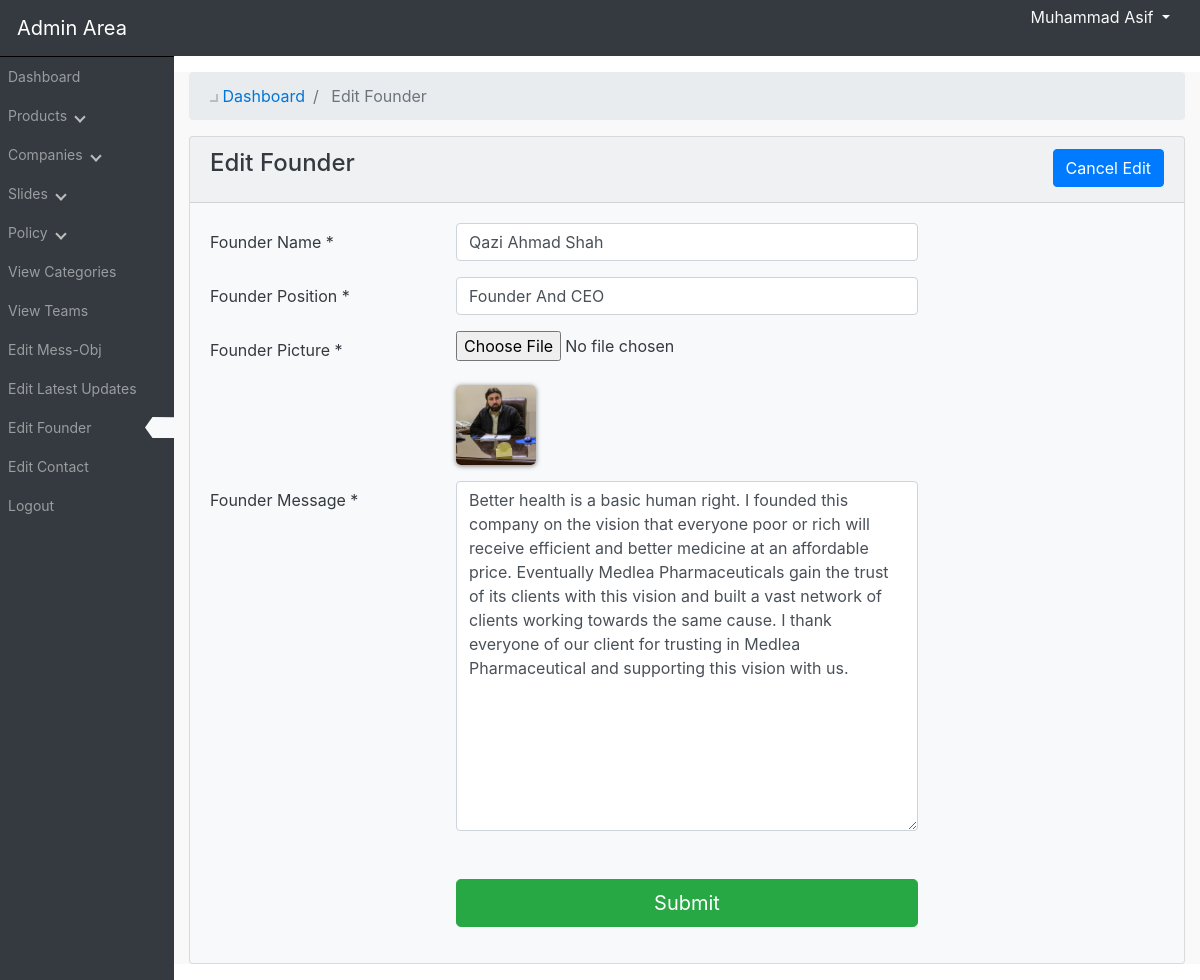
Screenshot of /admin_area/index.php?edit_founder (signed in) with the database file from the repository.
### tables this page shows
CREATE TABLE `founder` (
  `f_id` tinyint(3) UNSIGNED NOT NULL,
  `f_img` varchar(255) NOT NULL,
  `f_name` varchar(255) NOT NULL,
  `f_position` varchar(255) NOT NULL,
  `f_message` varchar(500) NOT NULL
);

### admin_area/edit_founder.php (the view, shortened to what this page needs)
<?php
	if (isset($_GET["edit_founder"]))
	{
		$get_founder = "SELECT * FROM founder";
		$run_edit = mysqli_query($con,$get_founder);
		$row_edit = mysqli_fetch_array($run_edit);
		$f_name = $row_edit["f_name"];
		$f_position = $row_edit["f_position"];
		$f_img = $row_edit["f_img"];
		$f_message = $row_edit["f_message"];
	}
?>
		<div class="row mt-5">
			<div class="col-lg-12">
				<ol class="breadcrumb">
					<li class="breadcrumb-item">
						<a href="index.php?dashboard" style="text-decoration: none;color: #0275d8;"><i class="fas fa-tachometer-alt"></i> Dashboard </a>
					</li>
					<li class="breadcrumb-item active">
						Edit Founder
					</li>
				</ol>
			</div>
		</div>
		<div class="row mb-3">
			<div class="col-lg-12">
				<div class="card bg-light text-dark">
					<div class="card-header">
						<h4 class="card-title">
							Edit Founder
							<a href="index.php?view_team" class="btn btn-primary float-right">Cancel Edit</a>
						</h4>
					</div>
					<div class="card-body">
						<form method="post" enctype="multipart/form-data">
							<div class="form-group row">
								<label class="col-form-label col-md-3" for="founderN">Founder Name *</label>
							    <div class="col-md-6">
							    	<input class="form-control" type="text" pattern="[A-Za-z0-9 @]{1,40}" name="f_name" id="founderN" value="<?php echo($f_name); ?>" required oninput="setCustomValidity('')" oninvalid="this.setCustomValidity('Please fill out this field with no special characters and max characters 50')">
							    </div>
							</div>
							<div class="form-group row">
								<label class="col-form-label col-md-3" for="founderP">Founder Position *</label>
							    <div class="col-md-6">
							    	<input class="form-control" type="text" pattern="[A-Za-z0-9 @$&().,#]{1,40}" name="f_position" id="founderP" value="<?php echo($f_position); ?>" required oninput="setCustomValidity('')" oninvalid="this.setCustomValidity('Please fill out this field with no special characters and max characters 50')">
							    </div>
							</div>
							<div class="form-group row">
								<label class="col-form-label col-md-3" for="founder-img">Founder Picture *</label>
							    <div class="col-md-6">
							    	<input class="form-control-file" type="file" name="f_img" id="founder-img" required>
							    	<br>
							    	<img class="img_admin_view_pro" src="../images/founder/<?php echo($f_img); ?>">
							    </div>
							</div>
							<div class="form-group row">
								<label class="col-form-label col-md-3" for="f_message">Founder Message *</label>
									<div class="col-md-6">
									   <textarea class="form-control" pattern="[A-Za-z0-9 @$&().,#]{1,500}" name="f_mess" id="f_message" cols="19" rows="14" required oninput="setCustomValidity('')" oninvalid="this.setCustomValidity('Please fill out this field and max characters 500')"><?php echo ($f_message); ?></textarea>
									</div>
							</div>
							<div class="form-group mt-5 row">
								<label class="col-form-label col-md-3 d-none d-md-block" for="SubmitInsert"></label>
							    <div class="col-md-6">
							    	<input class="btn btn-lg btn-success" style="width: 100%;" value="Submit" id="SubmitInsert" type="submit" name="update">
							    </div>
							</div>
						</form>
					</div>
				</div>
			</div>
		</div>

### admin_area/includes/sidebar.php (shortened to what this page needs)
<nav class="navbar navbar-expand-lg bg-dark navbar-dark fixed-top">
<div class="row">
	<div class="navbar-header">
		<a href="index.php?dashboard" class="navbar-brand ml-3">Admin Area</a>
	</div>
	<ul class="nav navbar-nav" id="top_admin_name">
		<li class="dropdown">
			<a href="#" id="admin_dropdown" class="dropdown-toggle" data-toggle="dropdown">
				<?php echo "$admin_name"; ?> <b class="caret"></b>
			</a>
		</li>
	</ul>
</div>
	<div class="collapse navbar-collapse navbar-exl-collapse">
			<ul class="navbar-nav side-nav bg-dark border-sidebar flex-column">
				<li class="nav-item">
					<a class="nav-link" href="index.php?dashboard">
						Dashboard
					</a>
				</li>
				<li class="nav-item">
					<a class="nav-link side-bar-link" href="#" data-toggle="collapse" data-target="#products">
						Products
						<i class="fas fa-caret-down"></i>
					</a>
				</li>
				<li class="nav-item">
					<a class="nav-link side-bar-link" href="#" data-toggle="collapse" data-target="#cat">
						Companies
						<i class="fas fa-caret-down"></i>
					</a>
				</li>
				<li class="nav-item">
					<a class="nav-link side-bar-link" href="#" data-toggle="collapse" data-target="#slides">
						Slides
						<i class="fas fa-caret-down"></i>
					</a>
				</li>
				<li class="nav-item">
					<a class="nav-link side-bar-link" href="#" data-toggle="collapse" data-target="#policy">
						Policy
						<i class="fas fa-caret-down"></i>
					</a>
				</li>
				<li class="nav-item">
					<a class="nav-link side-bar-link" href="index.php?view_p_cats">
						View Categories
					</a>
				</li>
				<li class="nav-item">
					<a class="nav-link" href="index.php?view_team">
						View Teams
					</a>
				</li>
				<li class="nav-item">
					<a class="nav-link" href="index.php?edit_mess_obj">
						Edit Mess-Obj
					</a>
				</li>
				<li class="nav-item">
					<a class="nav-link" href="index.php?edit_news">
						Edit Latest Updates
					</a>
				</li>
				<li class="nav-item">
					<a class="nav-link" href="index.php?edit_founder">
						Edit Founder
						<?php if ($active_arrow=="founder")
						{
							arrow_ico();
						} ?>
					</a>
				</li>
				<li class="nav-item">
					<a class="nav-link" href="index.php?edit_contact">
						Edit Contact
					</a>
				</li>
				<li class="nav-item">
					<a class="nav-link" href="logout.php">
						Logout
					</a>
				</li>
			</ul>
	</div>
</nav>
<?php
	function arrow_ico()
	{
		echo
		"
			<div class='float-right bg-light active_sidebar_ico'>&nbsp</div>
		";
	}
?>

### admin_area/css/style.css (style rules this page uses)
#admin_dropdown { color: #f9f9f9; text-decoration: none; transition: all 0.3s ease-in-out; }
#top_admin_name { position: fixed; z-index: 1; right: 30px; top: 5px; }
@media (min-width: 992px) { .side-nav { position: fixed; top: 56px; bottom: 0; left: 0px; width: 17%; overflow-y: auto; overflow-x: hidden; } }
@media (min-width: 1115px) { .side-nav { width: 14.5%; } }
.active_sidebar_ico { background-color: white; clip-path: polygon(25% 0%, 100% 1%, 100% 100%, 25% 100%, 0% 50%); width: 30px; }
@media (min-width: 992px) { .active_sidebar_ico { margin-right: -9px; } }
.nav-item { padding-top: 1px; padding-bottom: 1px; font-size: 14px; }
.border-sidebar { border-top: 1px inset #1e1e1e; }
.img_admin_view_pro { object-fit: cover; box-shadow: 0 1px 5px rgba(0,0,0,0.5); border-radius: 5px; }
@media (min-width: 992px) { .img_admin_view_pro { width: 80px; height: 80px } }
.fas { border: solid #bdbdbd; border-width: 0 2px 2px 0; display: inline-block; padding: 3px; margin-left: 5px; }
.fa-caret-down { transform: rotate(45deg); -webkit-transform: rotate(45deg); }

### rows the page displays
founder: f_name "Qazi Ahmad Shah", f_position "Founder And CEO", f_img (picture), f_mess "Better health is a basic human right. I founded this company on the vision that everyone poor or rich will receive efficient and better medicine at an affordable price. Eventually Medlea Pharmaceuticals gain the trust of its clients with this vision and built a vast network of clients working towards the same cause. I thank everyone of our client for trusting in Medlea Pharmaceutical and supporting this vision with us."

### other values shown
$admin_name "Muhammad Asif"
